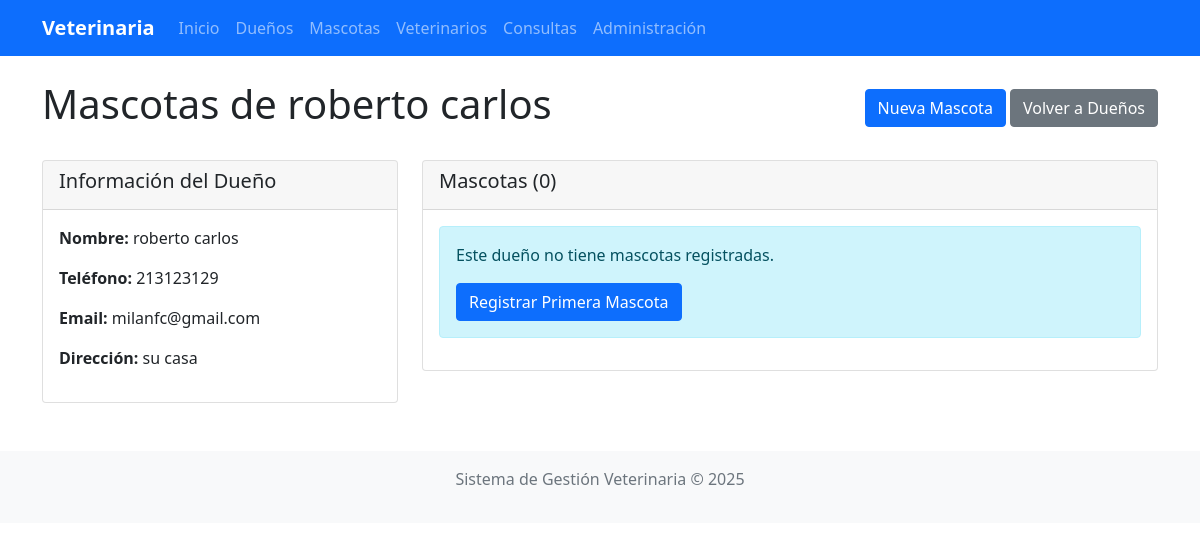
Page /duenos/9/mascotas/ (signed in) on the earlier database version.
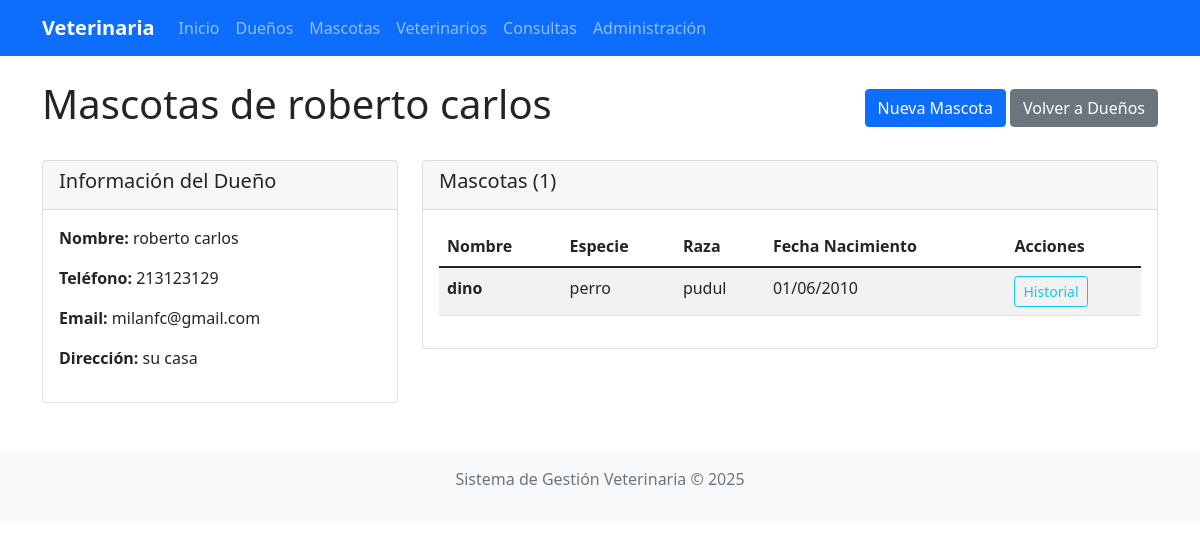
Same page on the later database version.
### clinica/models.py (models this page shows, shortened)
class Mascota(models.Model):
    nombre = models.CharField(max_length=100)
    especie = models.CharField(max_length=50, blank=True, null=True)
    raza = models.CharField(max_length=50, blank=True, null=True)
    fecha_nacimiento = models.DateField(blank=True, null=True)
    dueno = models.ForeignKey(Dueno, on_delete=models.CASCADE)
    fecha_registro = models.DateTimeField(auto_now_add=True)
    activo = models.BooleanField(default=True)
    fecha_eliminacion = models.DateTimeField(blank=True, null=True)
    objects = SoftDeleteManager()

### clinica/views.py (the view)
# urls.py: path('duenos/<int:dueno_id>/mascotas/', views.mascotas_dueno, name='mascotas_dueno'),
@login_required
def mascotas_dueno(request, dueno_id):
    try:
        dueno = Dueno.objects.get(id=dueno_id)
        mascotas = Mascota.objects.filter(dueno=dueno, activo=True)
        return render(request, 'clinica/mascotas_dueno.html', {
            'dueno': dueno,
            'mascotas': mascotas
        })
    except Dueno.DoesNotExist:
        messages.error(request, 'Dueño no encontrado')
        return redirect('lista_duenos')

### clinica/models.py (called while the page is built)
    def get_queryset(self):
        return super().get_queryset().filter(activo=True)

### templates/clinica/mascotas_dueno.html (shortened to what this page needs)
{% extends 'base.html' %}
{% block content %}
<div class="d-flex justify-content-between align-items-center mb-4">
    <h1>Mascotas de {{ dueno.nombre }}</h1>
    <div>
        <a href="{% url 'agregar_mascota' %}" class="btn btn-primary">Nueva Mascota</a>
        <a href="{% url 'lista_duenos' %}" class="btn btn-secondary">Volver a Dueños</a>
    </div>
</div>
<div class="row">
    <div class="col-md-4">
        <div class="card">
            <div class="card-header">
                <h5>Información del Dueño</h5>
            </div>
            <div class="card-body">
                <p><strong>Nombre:</strong> {{ dueno.nombre }}</p>
                <p><strong>Teléfono:</strong> {{ dueno.telefono|default:"-" }}</p>
                <p><strong>Email:</strong> {{ dueno.email|default:"-" }}</p>
                <p><strong>Dirección:</strong> {{ dueno.direccion|default:"-" }}</p>
            </div>
        </div>
    </div>
    <div class="col-md-8">
        <div class="card">
            <div class="card-header d-flex justify-content-between align-items-center">
                <h5>Mascotas ({{ mascotas|length }})</h5>
            </div>
            <div class="card-body">
                {% if mascotas %}
                    <div class="table-responsive">
                        <table class="table table-striped table-hover">
                            <thead>
                                <tr>
                                    <th>Nombre</th>
                                    <th>Especie</th>
                                    <th>Raza</th>
                                    <th>Fecha Nacimiento</th>
                                    <th>Acciones</th>
                                </tr>
                            </thead>
                            <tbody>
                                {% for mascota in mascotas %}
                                <tr>
                                    <td><strong>{{ mascota.nombre }}</strong></td>
                                    <td>{{ mascota.especie|default:"-" }}</td>
                                    <td>{{ mascota.raza|default:"-" }}</td>
                                    <td>{{ mascota.fecha_nacimiento|date:"d/m/Y"|default:"-" }}</td>
                                    <td>
                                        <div class="btn-group btn-group-sm">
                                            <a href="{% url 'historial_mascota' mascota.id %}"
                                               class="btn btn-outline-info">Historial</a>
                                        </div>
                                    </td>
                                </tr>
                                {% endfor %}
                            </tbody>
                        </table>
                    </div>
                {% else %}
                    <div class="alert alert-info">
                        <p class="mb-3">Este dueño no tiene mascotas registradas.</p>
                        <a href="{% url 'agregar_mascota' %}" class="btn btn-primary">
                            Registrar Primera Mascota
                        </a>
                    </div>
                {% endif %}
            </div>
        </div>
    </div>
</div>
{% endblock %}

Differences in the rows shown:
added Mascota: nombre "dino", especie "perro", raza "pudul", fecha_nacimiento "01/06/2010"
Other differences:
{{ mascotas|length }}: "0" → "1"
text no longer shown: "Este dueño no tiene mascotas registradas. Registrar Primera Mascota"
text now shown: "Nombre Especie Raza Fecha Nacimiento Acciones"
